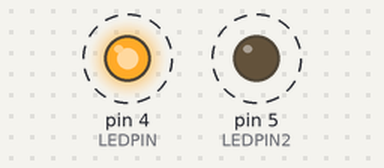
This sketch was run on a simulated Arduino Uno, built with avr-gcc and run on an emulated ATmega328P. Shown: output pins drawn as LEDs (lit = HIGH). Dashed ring = blinking.

Above: at 0.05 s.
Timing chart, 0 to 3.0 s (numbered marks = the images above):
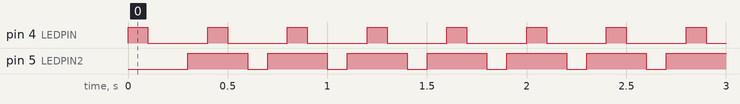

The sketch:

_1st_program_robot_.ino
```cpp
int LEDPIN = 4;
int LEDPIN2 = 5;
void setup(){
  pinMode(LEDPIN, OUTPUT);
  pinMode(LEDPIN2, OUTPUT);
  // put your setup code here, to run once:
}

void loop(){
  digitalWrite(LEDPIN, HIGH);
  delay(100);
  digitalWrite(LEDPIN, LOW);
  delay(100);
  digitalWrite(LEDPIN2, LOW);
  delay(100);
  digitalWrite(LEDPIN2, HIGH);
  delay(100);
  // put your main code here, to run repeatedly:
}
```

Measured:
- by itself, pin 4 (LEDPIN): alternates HIGH for 0.10 s and LOW for 0.30 s
- by itself, pin 5 (LEDPIN2): alternates HIGH for 0.30 s and LOW for 0.10 s
